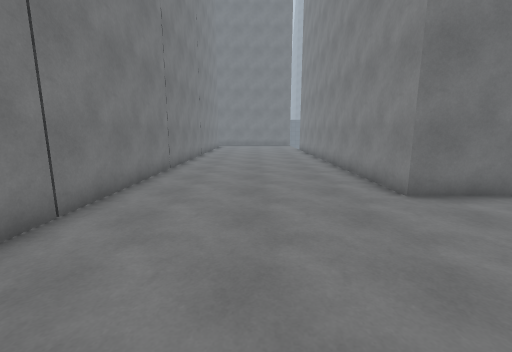
[1] (above)

16 first-person views from a walk through a scene from a Unity 3-D project. The camera is 1.5 m above the floor, tilts 10° down and sees 90° across. The floor is counted in squares, 1 m on a side. Each view is taken from the middle of a square. On the plan, view 1 faces up. The plan holds only what a view shows up to about 13 squares ahead; the rest is blank. The place goes on beyond the plan. The player character is not drawn. Surface patterns are stand-ins for the level's own textures.

[2]
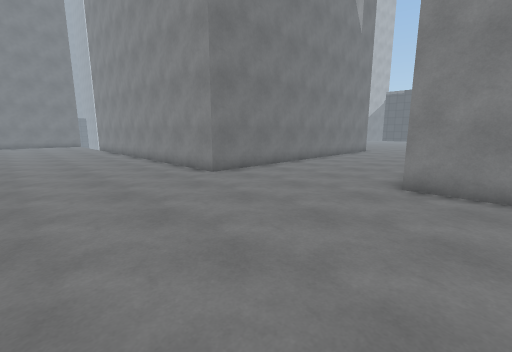

[3]
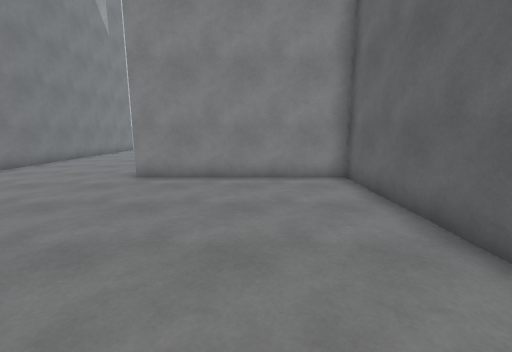

[4]
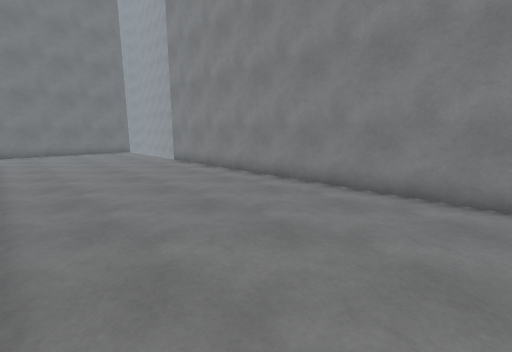

[5]
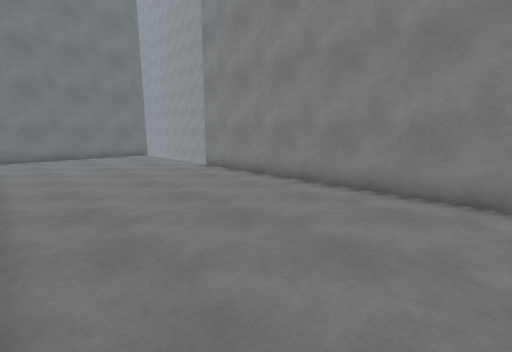

[6]
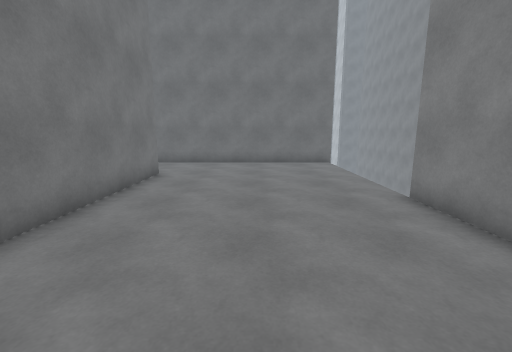

[7]
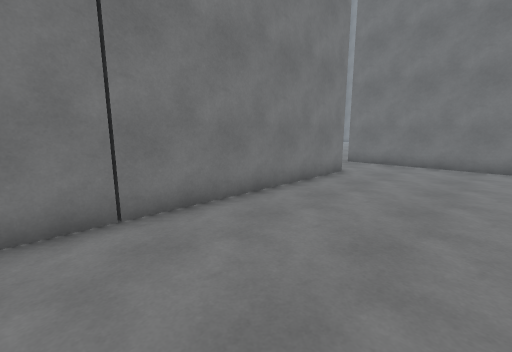

[8]
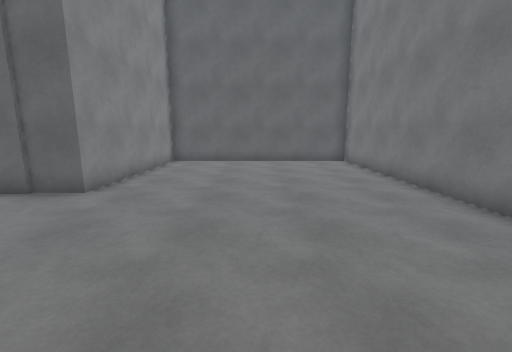

[9]
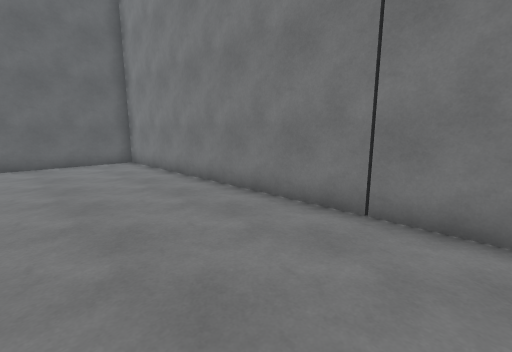

[10]
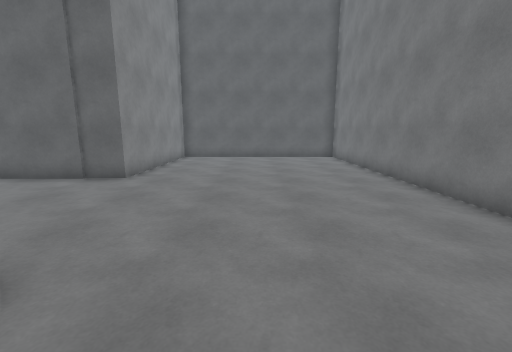

[11]
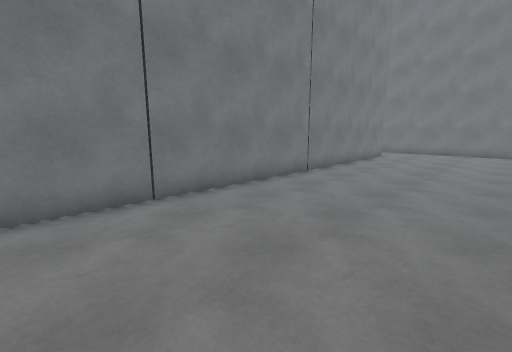

[12]
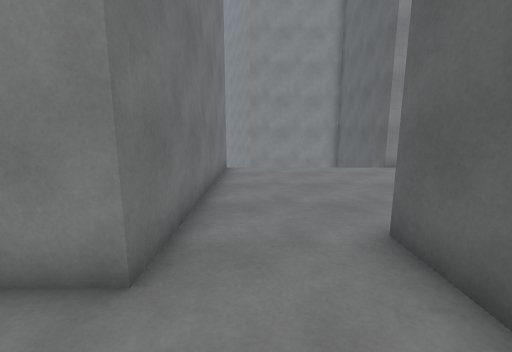

[13]
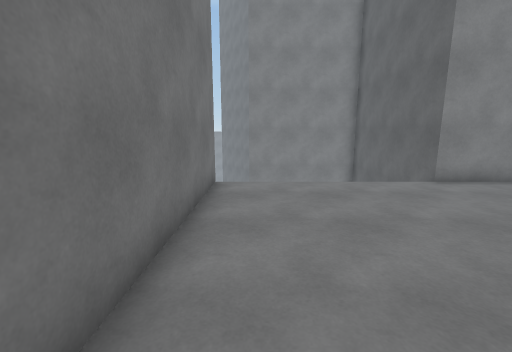

[14]
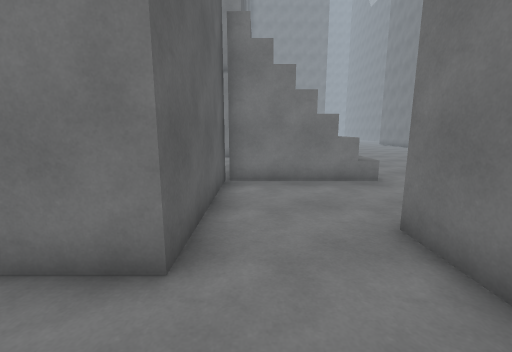

[15]
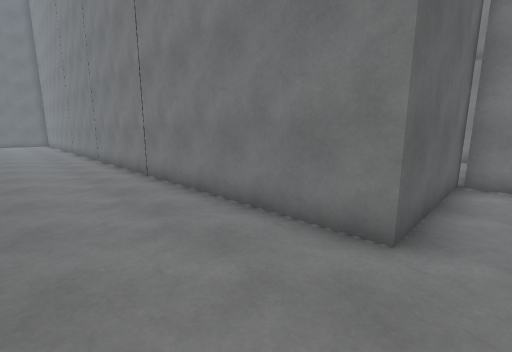

[16]
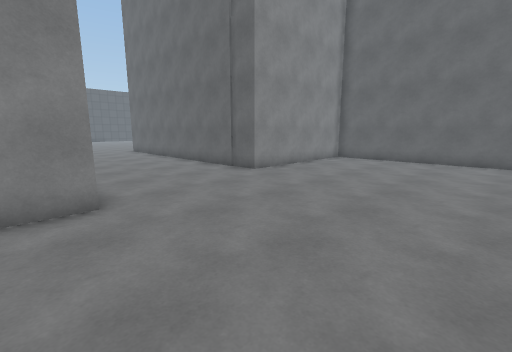

### Floor plan
Points are (right, up) in squares from view 1. A wall is a line through its corners. A room is listed if a view was taken in it or the views show most of it. See-through windows are left out.
Room 1 (views 1, 2, 3, 4, 5, 6, 7, 8, 9, 10, 11, 13, 14, 15, 16)
walls: (9.5, 5.8) (3.5, 5.8) (3.5, 20.5); (-5.5, 24.1) (-3.5, 24.1) (-3.5, -6.9) (5.2, -6.9) (5.2, 0) (9.5, 0); (3.5, 27.2) (-4.7, 27.2)
ways out: opening at (-5.3, 26) to room 2
Room 2 (view 12)
walls: (-8.6, 28.8) (-8.6, 24.1); (-8.9, 24.1) (-5.5, 24.1); (-4.7, 27.2) (-4.7, 28.5)
ways out: opening at (-5.3, 26) to room 1

Positions as (right, up) in squares from view 1, and headings:
1: (0, 0), facing up
2: (-2, -2), facing up-right
3: (-3, -4), facing right
4: (-3, 8), facing up-right
5: (-3, 11), facing up-right
6: (0, 15), facing up
7: (1, 15), facing up-left
8: (1, 6), facing down
9: (1, 6), facing down-left
10: (1, 8), facing down
11: (2, 8), facing up-left
12: (-7, 26), facing right
13: (-4, 26), facing right
14: (-1, 25), facing left
15: (0, 25), facing down-left
16: (-2, 7), facing down-right
